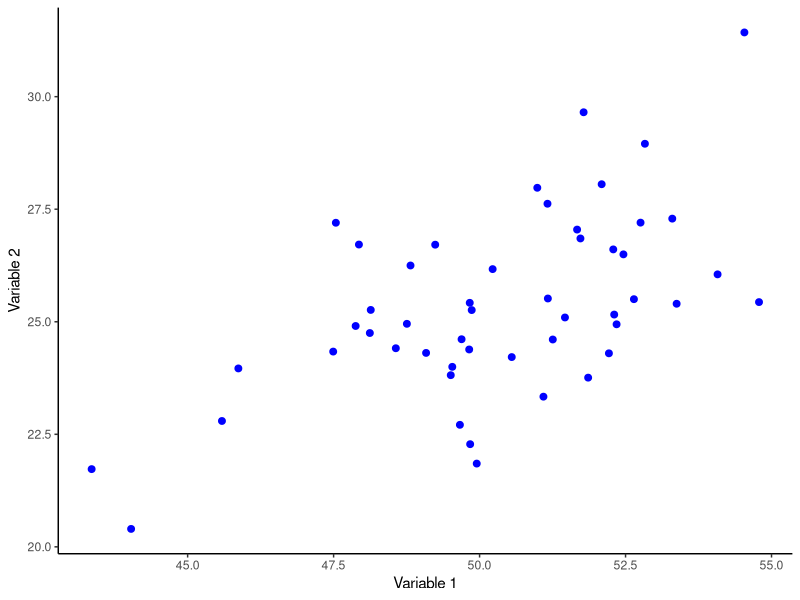
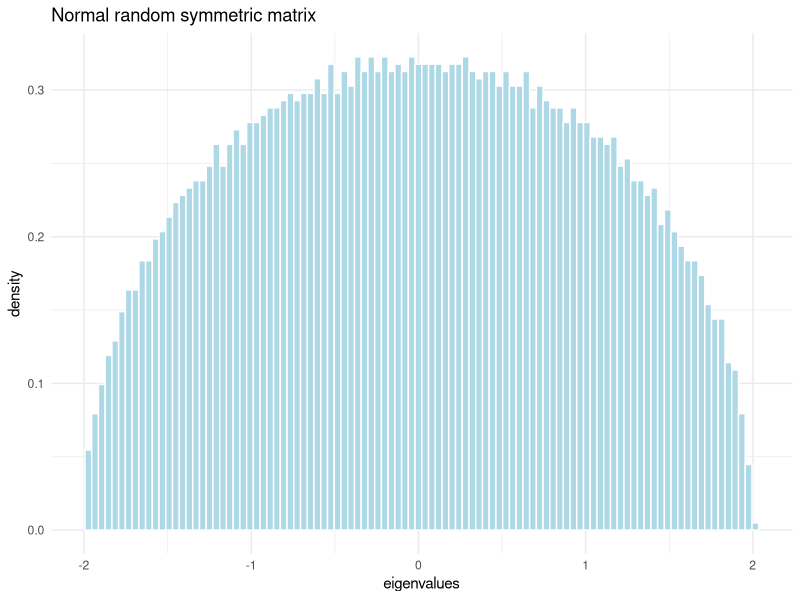

Reproduce these figures in R, in order. (Note: a time limit stopped this script after it produced the figures.)
## ---- chunk 1
#| echo: false
require(ggplot2, quietly = TRUE)
## ---- chunk 2
#| echo: true
#| code-fold: true
set.seed(1) # For data reproducibility
# create some data
dat1 <- tibble::tibble(
  x = rnorm(50, 50, sd = 3)
  , y = .5*x + rnorm(50, sd = sqrt(3))
)
# plot it
dat1 |> 
  ggplot(aes(x = x, y = y)) +
  geom_point(,color = "blue", size = 2) +
  xlab("Variable 1") +
  ylab("Variable 2") +
  theme_classic()
# center and
dat1 <- dat1 |>  
  dplyr::mutate(x = x - mean(x), y = y - mean(y))
# convert to matrix
dat2 <- dat1 |> dplyr::select(x,y) |> as.matrix()
## ---- chunk 3
#| echo: true
# Calculate the covariance matrix
cov_m <- (t(dat2) %*% dat2) / (nrow(dat2) - 1) 
cov_m
## ---- chunk 4
#| echo: true
# we can also use the cov function in base R
cov(dat2)
## ---- chunk 5
#| echo: true
#| code-fold: true
# Use eigen() to obtain eigenvectors and eigenvalues
cov_e <- eigen(cov_m)

# Eigenvectors
e_vec <- cov_e$vectors

# Eigenvalues
e_val <- cov_e$values

# First eigenvector 
ev_1 <- e_vec[,1]

# Second eigenvector 
ev_2 <- e_vec[,2]

# eigenvectors are orthogonal and eigenvalues capture total variance
c( ev_1 %*% ev_2, e_val, e_val |> sum(), cov_m |> diag() |> sum())
## ---- chunk 6
#| label: random symmetric matrix, normal
#| echo: true
#| code-fold: true
#| code-summary: eigenvalues from random symmetric matrix (Normally distributed measurements)
#| fig-align: center
require(ggplot2, quietly=TRUE)

# 5000 rows and columns
n <- 5000
# generate n^2 samples from N(0,1)
m <- array( rnorm(n^2) ,c(n,n))
# make it symmetric
m2 <- (m + t(m))/sqrt(2*n) # t(m) %*% m
# compute eigenvalues and vectors
lambda <- eigen(m2, symmetric=T, only.values = T)

# plot the eignevalues
tibble::tibble(lambda = lambda$values) |> 
  ggplot(aes(x = lambda, y = after_stat(density))) + 
  geom_histogram(color = "white", fill="lightblue", bins=100) + 
  labs(x = 'eigenvalues', title = 'Normal random symmetric matrix') +
  theme_minimal()
## ---- chunk 7
#| label: random symmetric matrix, uniform
#| code-fold: true
#| code-summary: eigenvalues from random symmetric matrix (Uniformly distributed measurements)
#| fig-align: center
# 5000 rows and columns
n <- 5000
# generate n^2 samples from U(0,1)
m <- array( runif(n^2) ,c(n,n))
# make it symmetric
m2 <- sqrt(12)*(m + t(m) -1)/sqrt(2*n) # t(m) %*% m
# compute eigenvalues and vectors
lambda <- eigen(m2, symmetric=T, only.values = T)

# plot the eignevalues
tibble::tibble(lambda = lambda$values) |> 
  ggplot(aes(x = lambda, y = after_stat(density))) + 
  geom_histogram(color = "white", fill="lightblue", bins=100) + 
  labs(x = 'eigenvalues', title = 'Uniform random symmetric matrix') +
  theme_minimal()
## ---- chunk 8
#| label: Marchenko-Pastur distribution
#| code-fold: true
#| code-summary: code for Marchenko-Pastur distribution
mpd <- function(lambda,T,M,sigma=1){
  Q <- T/M
  lambda_plus  <- (1+sqrt(1/Q))^2 * sigma^2
  lambda_minus <- (1-sqrt(1/Q))^2 * sigma^2
  if(lambda < lambda_minus | lambda > lambda_plus){
    0
  }else{
    (Q/(2*pi*sigma^2)) * sqrt((lambda_plus-lambda)*(lambda-lambda_minus)) / lambda
  }
}
## ---- chunk 9
#| code-fold: true
#| warning: false
#| error: false
t <- 5000;
m <- 1000;
h = array(rnorm(m*t),c(m,t)); # Time series in rows
e = h %*% t(h)/t; # Form the correlation matrix
lambdae = eigen(e, symmetric=TRUE, only.values = TRUE);

# create the mp distribution
mpd_tbl <- tibble::tibble(lambda = c(lambdae$values, seq(0,3,0.1)) ) |> 
  dplyr::mutate(mp_dist = purrr::map_dbl(lambda, ~mpd(lambda = ., t,m)))

# plot the eigenvalues
tibble::tibble(lambda = lambdae$values) |> 
  dplyr::mutate(mp_dist = purrr::map_dbl(lambda, ~mpd(lambda = ., t,m))) |> 
  ggplot(aes(x = lambda, y = after_stat(density))) + 
  geom_histogram(color = "white", fill="lightblue", bins=100) + 
  geom_line(data = mpd_tbl, aes(y=mp_dist)) +
  labs(x = 'eigenvalues', title = 'Empirical density'
  , subtitle = 
    stringr::str_glue("with superimposed Marchenko-Pastur density | M={t}, T={m}")
  ) +
  xlim(0,3) +
  theme_minimal()
## ---- chunk 10
#| code-fold: true
#| warning: false
#| error: false
t <- 500;
m <- 100;
h = array(rnorm(m*t),c(m,t)); # Time series in rows
e = h %*% t(h)/t; # Form the correlation matrix
lambdae = eigen(e, symmetric=T, only.values = T);

# create the mp distribution
mpd_tbl <- tibble::tibble(lambda = c(lambdae$values, seq(0,3,0.1)) ) |> 
  dplyr::mutate(mp_dist = purrr::map_dbl(lambda, ~mpd(lambda = ., t,m)))

# plot the eigenvalues
tibble::tibble(lambda = lambdae$values) |> 
  dplyr::mutate(mp_dist = purrr::map_dbl(lambda, ~mpd(lambda = ., t,m))) |> 
  ggplot(aes(x = lambda, y = after_stat(density))) + 
  geom_histogram(color = "white", fill="lightblue", bins=30) + 
  geom_line(data = mpd_tbl, aes(y=mp_dist)) +
  labs(x = 'eigenvalues', title = 'Empirical density'
  , subtitle = 
    stringr::str_glue("with superimposed Marchenko-Pastur density | M={t}, T={m}")
  ) +
  xlim(0,3) +
  theme_minimal()
## ---- chunk 11
#| warning: false
#| error: false
#| code-fold: true
t <- 50;
m <- 10;
h = array(rnorm(m*t),c(m,t)); # Time series in rows
e = h %*% t(h)/t; # Form the correlation matrix
lambdae = eigen(e, symmetric=T, only.values = T);

# create the mp distribution
mpd_tbl <- tibble::tibble(lambda = c(lambdae$values, seq(0,3,0.1)) ) |> 
  dplyr::mutate(mp_dist = purrr::map_dbl(lambda, ~mpd(lambda = ., t,m)))

# plot the eigenvalues
tibble::tibble(lambda = lambdae$values) |> 
  dplyr::mutate(mp_dist = purrr::map_dbl(lambda, ~mpd(lambda = ., t,m))) |> 
  ggplot(aes(x = lambda, y = after_stat(density))) + 
  geom_histogram(color = "white", fill="lightblue", bins=15) + 
  geom_line(data = mpd_tbl, aes(y=mp_dist)) +
  labs(x = 'eigenvalues', title = 'Empirical density'
  , subtitle = 
    stringr::str_glue("with superimposed Marchenko-Pastur density | M={t}, T={m}")
  ) +
  xlim(0,3) +
  theme_minimal()
